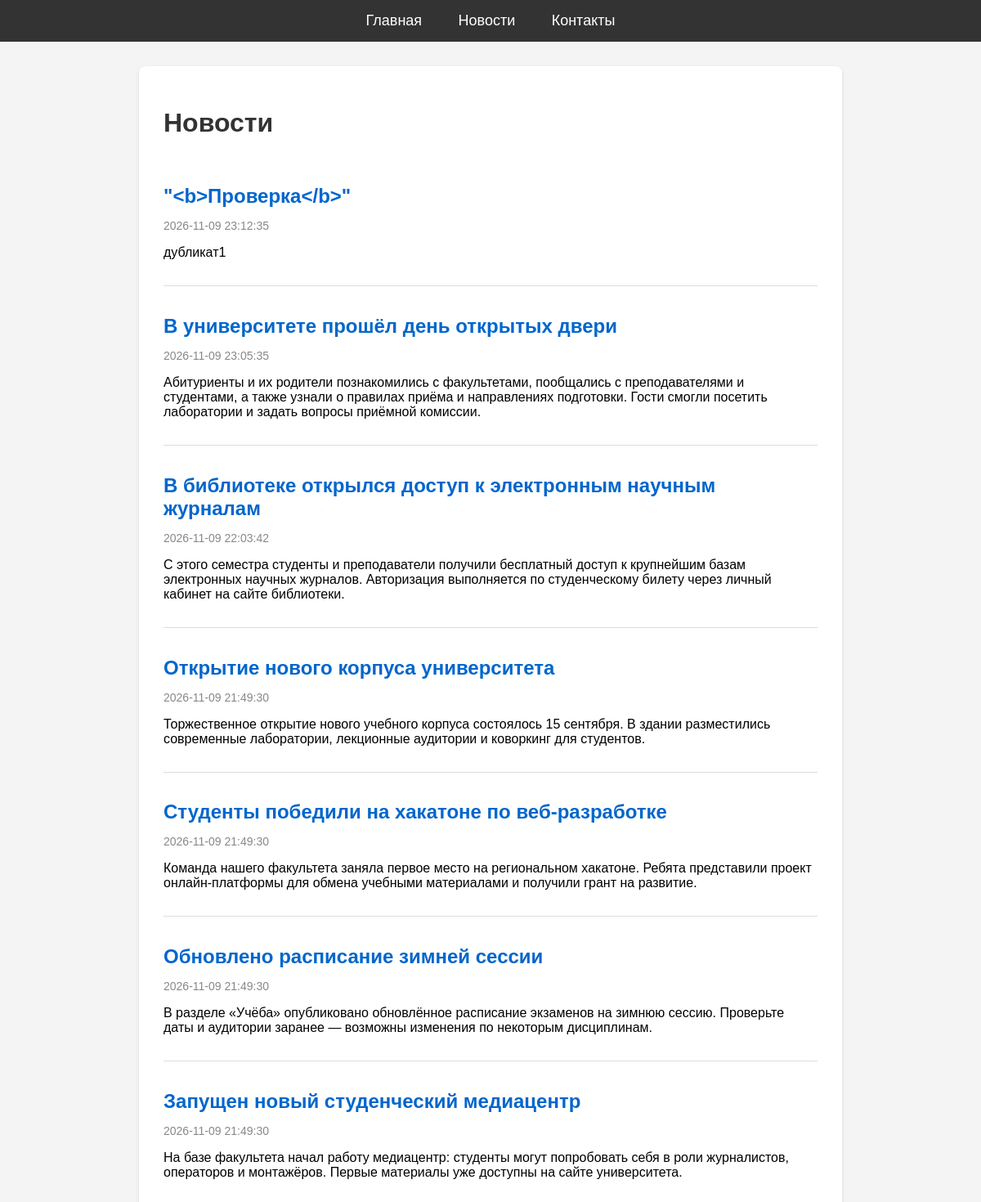
Page /news.php on the committed database.
### tables this page shows
CREATE TABLE `news` (
  `id` int NOT NULL,
  `title` varchar(255) NOT NULL,
  `content` text NOT NULL,
  `created_at` timestamp NULL DEFAULT CURRENT_TIMESTAMP
);

### news.php (the view, shortened to what this page needs)
<?php
require "config.php";
$stmt = $pdo->query("SELECT * FROM news ORDER BY created_at DESC");
$news = $stmt->fetchAll(PDO::FETCH_ASSOC);
?>
<!DOCTYPE html>
<html lang="ru">
<head>
    <link rel="stylesheet" href="main.css">
</head>
<body>
    <nav>
        <a href="index.php">Главная</a>
        <a href="news.php">Новости</a>
        <a href="contacts.php">Контакты</a>
    </nav>
    <div class="container">
        <h1>Новости</h1>
        <?php foreach ($news as $item): ?>
            <article>
                <h2><?= htmlspecialchars($item["title"]) ?></h2>
                <p class="date"><?= htmlspecialchars($item["created_at"]) ?></p>
                <p><?= htmlspecialchars($item["content"]) ?></p>
            </article>
        <?php endforeach; ?>
    </div>
</body>
</html>

### main.css (style rules this page uses)
body { font-family: Arial, sans-serif; margin: 0; padding: 0; background-color: #f4f4f4; }
nav { background-color: #333; padding: 15px; text-align: center; }
nav a { color: white; text-decoration: none; margin: 0 20px; font-size: 18px; }
.container { max-width: 800px; margin: 30px auto; background-color: white; padding: 30px; border-radius: 8px; box-shadow: 0 2px 5px rgba(0,0,0,0.1); }
h1 { color: #333; }
article { border-bottom: 1px solid #ddd; padding: 15px 0; }
article:last-child { border-bottom: none; }
article h2 { color: #0066cc; margin-bottom: 8px; }
.date { color: #888; font-size: 14px; }
a { color: #0066cc; text-decoration: none; }

### rows in the picture
news: title "\"<b>Проверка</b>\"", created_at "2026-11-09 23:12:35", content "дубликат1"
news: title "В университете прошёл день открытых двери", created_at "2026-11-09 23:05:35", content "Абитуриенты и их родители познакомились с факультетами, пообщались с преподавателями и студентами, а также узнали о правилах приёма и направлениях подготовки. Гости смогли посетить лаборатории и задать вопросы приёмной комиссии."
news: title "В библиотеке открылся доступ к электронным научным журналам", created_at "2026-11-09 22:03:42", content "С этого семестра студенты и преподаватели получили бесплатный доступ к крупнейшим базам электронных научных журналов. Авторизация выполняется по студенческому билету через личный кабинет на сайте библиотеки."
news: title "Открытие нового корпуса университета", created_at "2026-11-09 21:49:30", content "Торжественное открытие нового учебного корпуса состоялось 15 сентября. В здании разместились современные лаборатории, лекционные аудитории и коворкинг для студентов."
news: title "Студенты победили на хакатоне по веб-разработке", created_at "2026-11-09 21:49:30", content "Команда нашего факультета заняла первое место на региональном хакатоне. Ребята представили проект онлайн-платформы для обмена учебными материалами и получили грант на развитие."
news: title "Обновлено расписание зимней сессии", created_at "2026-11-09 21:49:30", content "В разделе «Учёба» опубликовано обновлённое расписание экзаменов на зимнюю сессию. Проверьте даты и аудитории заранее — возможны изменения по некоторым дисциплинам."
news: title "Запущен новый студенческий медиацентр", created_at "2026-11-09 21:49:30", content "На базе факультета начал работу медиацентр: студенты могут попробовать себя в роли журналистов, операторов и монтажёров. Первые материалы уже доступны на сайте университета."
